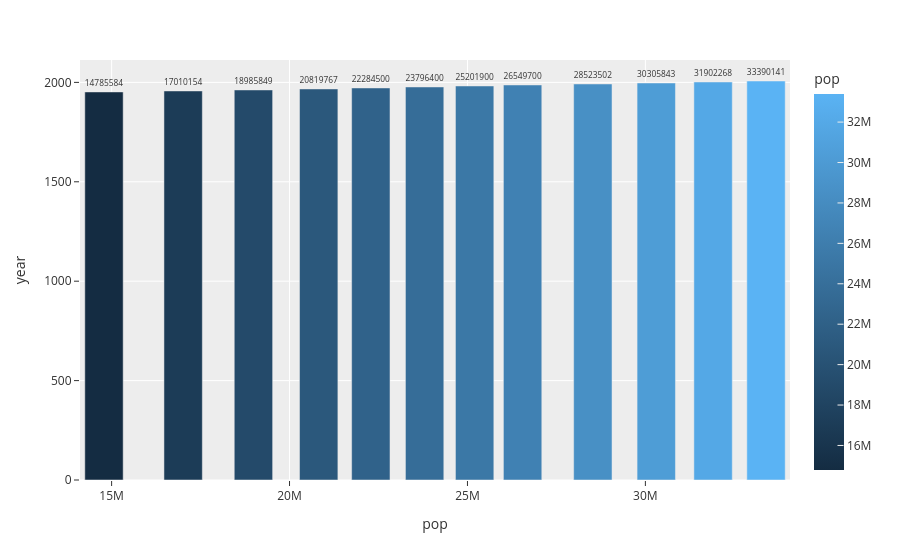

Write notebook code for a chart like this one.
### Code cell
fig2=px.bar(data_canada,x='pop',y='year',hover_data=['lifeExp', 'gdpPercap'],color='pop',text='pop',template='ggplot2')
fig2.update_traces(textposition='outside')
fig2.show()

### Figure 1 — Plotly figure (JSON) as saved in the notebook; plotly's stock layout.template omitted (floating-point values rounded to 4 significant figures)
{"data": [{"alignmentgroup": "True", "customdata": [[68.75, 11370.0], [69.96, 12490.0], [71.3, 13460.0], [72.13, 16080.0], [72.88, 18970.0], [74.21, 22090.0], [75.76, 22900.0], [76.86, 26630.0], [77.95, 26340.0], [78.61, 28950.0], [79.77, 33330.0], [80.65, 36320.0]], "hovertemplate": "pop=%{marker.color}<br>year=%{y}<br>lifeExp=%{customdata[0]}<br>gdpPercap=%{customdata[1]}<extra></extra>", "legendgroup": "", "marker": {"color": [14785584, 17010154, 18985849, 20819767, 22284500, 23796400, 25201900, 26549700, 28523502, 30305843, 31902268, 33390141], "coloraxis": "coloraxis", "pattern": {"shape": ""}}, "name": "", "offsetgroup": "", "orientation": "v", "showlegend": false, "text": [14785584, 17010154, 18985849, 20819767, 22284500, 23796400, 25201900, 26549700, 28523502, 30305843, 31902268, 33390141], "textposition": "outside", "type": "bar", "x": [14785584, 17010154, 18985849, 20819767, 22284500, 23796400, 25201900, 26549700, 28523502, 30305843, 31902268, 33390141], "xaxis": "x", "y": [1952, 1957, 1962, 1967, 1972, 1977, 1982, 1987, 1992, 1997, 2002, 2007], "yaxis": "y"}], "layout": {"barmode": "relative", "coloraxis": {"colorbar": {"title": {"text": "pop"}}, "colorscale": [[0, "rgb(20,44,66)"], [1, "rgb(90,179,244)"]]}, "legend": {"tracegroupgap": 0}, "margin": {"t": 60}, "xaxis": {"anchor": "y", "domain": [0, 1], "title": {"text": "pop"}}, "yaxis": {"anchor": "x", "domain": [0, 1], "title": {"text": "year"}}}}
